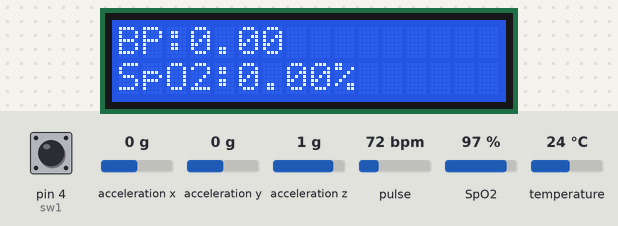
The sketch below on a simulated Arduino Mega 2560, built with avr-gcc and run on an emulated ATmega2560. On the bench: 16×2 character LCD. Inputs (shaded band) come from the test bench; at power-on: acceleration x 0 g, pin 4 (sw1) HIGH, temperature 24 °C, pulse 72 bpm, acceleration y 0 g, acceleration z 1 g, SpO2 97 %. What the sketch prints to the serial monitor is not drawn.

Above: at 3.2 s.
3.3 s: acceleration x set to -1.4 g
At 10.4 s:
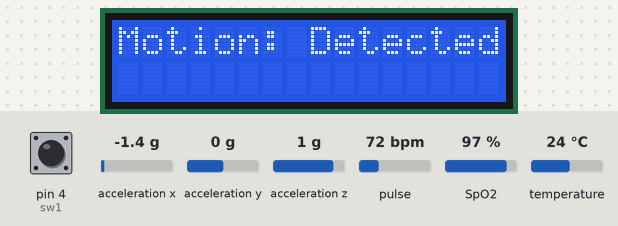
17.3 s: acceleration x set to 0 g
At 21.5 s:
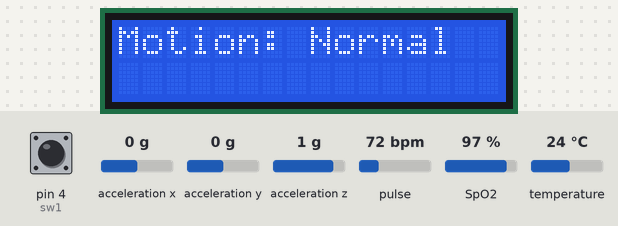
31.3 s: pin 4 (sw1) pulled LOW for 3.2 s
At 36.3 s:
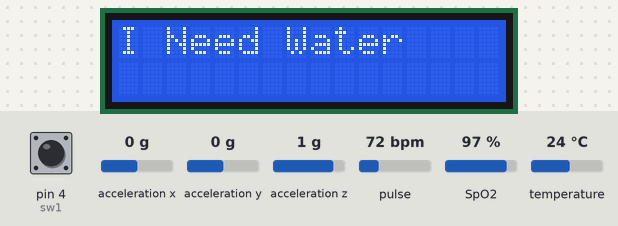
39.6 s: temperature set to 12 °C
At 46.8 s:
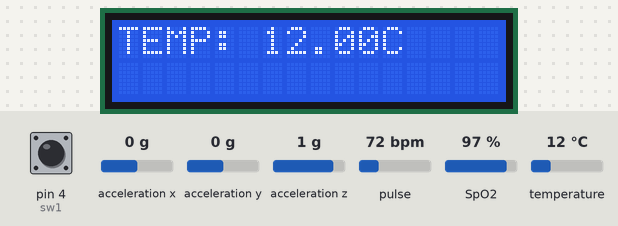
48.5 s: pulse set to 42 bpm
At 50.4 s:
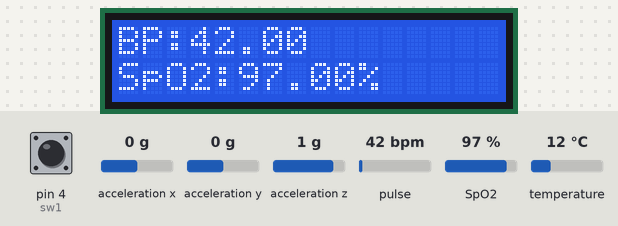
58.5 s: temperature set to 19 °C
At 68.8 s:
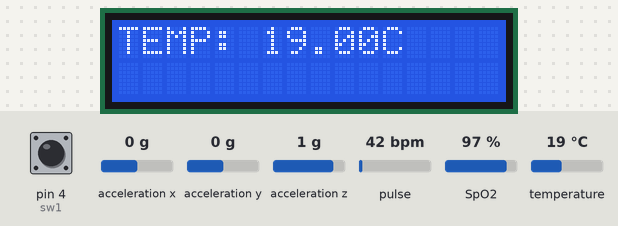
Timing chart, 0 to 70.3 s (numbered marks = the images above; inputs shaded):
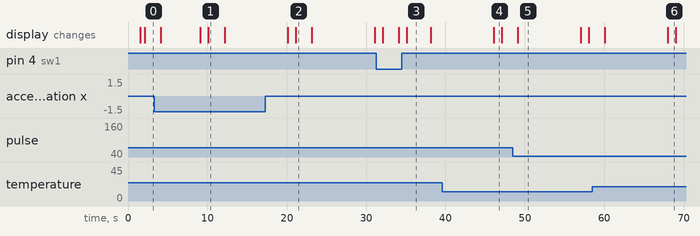

The sketch:

intelli.ino
```cpp
#include <LiquidCrystal.h>
// LCD pins: RS, EN, D4, D5, D6, D7
LiquidCrystal lcd(13, 12, 14, 27, 26, 25);  // Change these pins according to your wiring

#include <OneWire.h>
#include <DallasTemperature.h>
#define ONE_WIRE_BUS 15
OneWire oneWire(ONE_WIRE_BUS);
DallasTemperature sensors(&oneWire);
float temperature;

char mystr[20];
char tempStr[8];

int flux1 = 36;
int flux2 = 39;
int flux3 = 34;
int flux4 = 35;

#include "MAX30100_PulseOximeter.h"

#define REPORTING_PERIOD_MS     1000

//int Buzzer=PB12;

//// Timer variables
//unsigned long lastTime = 0;
//unsigned long timerDelay = 30000;

float BPM, SpO2,BP;

PulseOximeter pox;
uint32_t tsLastReport = 0;


// Timer variables
unsigned long lastTime = 0;
unsigned long timerDelay = 30000;


void Init_spo2();

void onBeatDetected()
{
  Serial.println("Beat Detected!");
}


// ADXL345 Accelerometer
#include <Adafruit_Sensor.h>
#include <Adafruit_ADXL345_U.h>
Adafruit_ADXL345_Unified accel = Adafruit_ADXL345_Unified();
String motionDetected = "Motion: Normal";

void Init_spo2();


#define sw1  4

void setup() {
  Serial.begin(9600);
   Serial2.begin(9600);

  // Initialize LCD
  lcd.begin(16, 2);
  lcd.clear();
  lcd.print("IntelliCare Band");
  lcd.setCursor(0, 1);
  lcd.print(" Device ");
  delay(1500);

  pinMode(flux1, INPUT);
  pinMode(flux2, INPUT);
  pinMode(flux3, INPUT);
  pinMode(flux4, INPUT);
  pinMode(sw1, INPUT_PULLUP);

  lcd.clear();
  lcd.print("Initializing SPO2..");
  delay(500);
   if (!pox.begin()) {
    Serial.println("FAILED");
    for (;;);
  } else {
    Serial.println("SUCCESS");

    pox.setOnBeatDetectedCallback(onBeatDetected);
  }

  pox.setIRLedCurrent(MAX30100_LED_CURR_7_6MA);

  if(!accel.begin())
  {
    lcd.clear();
    lcd.print("ADXL sensor found");
    delay(500);
    while(1);
  }
}

void Init_spo2()
{
   Serial.print("Initializing pulse oximeter..");
  if (!pox.begin()) {
    Serial.println("FAILED");
    for (;;);
  } else {
    Serial.println("SUCCESS");

    pox.setOnBeatDetectedCallback(onBeatDetected);
  }

  pox.setIRLedCurrent(MAX30100_LED_CURR_7_6MA);
}

void loop()
{
  // Check motion detection
  if(digitalRead(sw1) == LOW){
    lcd.clear();
    lcd.setCursor(0, 0);
    lcd.print("Command Mode");
    delay(1000);

    String cmd = "No commands";
    int flux1val = 0;
    int flux2val = 0;
    int flux3val = 0;
    int flux4val = 0;
    while(1)
    {
      flux1val = analogRead(flux1);
      flux2val = analogRead(flux2);
      flux3val = analogRead(flux3);
      flux4val = analogRead(flux4);

      if (flux1val <= 2000) {
        cmd = "I Need Water";
         lcd.clear();
      lcd.print(cmd);
      delay(2000);
        break;
      }
      if (flux2val <= 2000) {
        cmd = "I want GO Outside";
         lcd.clear();
      lcd.print(cmd);
      delay(2000);
        break;
      }
      if (flux3val <= 2000) {
        cmd = "I Need Medicine";
         lcd.clear();
      lcd.print(cmd);
      delay(2000);
        break;
      }
      if (flux4val <= 2000) {
        cmd = "Emergency";
         lcd.clear();
      lcd.print(cmd);
      delay(2000);
        break;
      }

      lcd.clear();
      lcd.setCursor(0, 0);
      lcd.print("F1:" + String(flux1val) + " F2:" + String(flux2val));
      lcd.setCursor(0, 1);
      lcd.print("F3:" + String(flux3val) + " F4:" + String(flux4val));
      delay(500);


    }
    Serial.println(String(flux1val) + "," + String(flux2val) + "," + String(flux3val) + "," + String(flux4val) + ",0,0,0," + String(cmd)+ "," + String(motionDetected));
    delay(500);
     Serial2.println(String(flux1val) + "," + String(flux2val) + "," + String(flux3val) + "," + String(flux4val) + ",0,0,0," + String(cmd)+ "," + String(motionDetected));
    delay(500);
  }

  BP_SPO2_Check();
  TEMPERATURE();
  checkMotion();
  Serial.println("0,0,0,0," + String(BP) + "," + String(SpO2) + "," + String(temperature) + ",No commands," + String(motionDetected));
  delay(500);
  Serial2.println("0,0,0,0," + String(BP) + "," + String(SpO2) + "," + String(temperature) + ",No commands," + String(motionDetected));
  delay(500);
}

void BP_SPO2_Check()
{

 int i=0;
Init_spo2();
    while(i<10000)
    {
        pox.update();
        BPM = pox.getHeartRate();
        SpO2 = pox.getSpO2();

        if (millis() - tsLastReport > REPORTING_PERIOD_MS)
        {

          Serial.print("BP: ");
          Serial.print(BPM);
          Serial.println("");

          Serial.print("SpO2: ");
          Serial.print(SpO2);
          Serial.println("%");


          lcd.clear();
          lcd.print("BP:");
          lcd.print(BPM);
          lcd.setCursor(0,1);
          lcd.print("SpO2:");
          lcd.print(SpO2);
          lcd.print("%");

//          Serial.println("*********************************");
//          Serial.println();

          tsLastReport = millis();
        }
//        delay(500);
        i++;
    }


    lastTime = millis();

}


void TEMPERATURE()
{
  sensors.requestTemperatures();
  temperature = sensors.getTempCByIndex(0);

  lcd.clear();
  lcd.setCursor(0, 0);  // Ensure it starts at the beginning of line 0
  lcd.print("TEMP: " + String(temperature) + "C");
  delay(1000);
  dtostrf(temperature, 5, 3, tempStr);
}

void checkMotion()
{
  sensors_event_t event;
  accel.getEvent(&event);
  float X_val=event.acceleration.x;
  float Y_val=event.acceleration.y;
  float Z_val=event.acceleration.z;
  if((X_val<-7.50)||(X_val>7.5)||(Y_val>7.5)||(Y_val<-7.50))
  {
    motionDetected = "Motion: Detected";
  }else{
    motionDetected = "Motion: Normal";
  }
  lcd.clear();
  lcd.print(motionDetected);
  delay(1000);
}
```

Measured:
- after the input at 3.3 s, the display: first differs from a run without the input after 6.8 s (image 1)
- after the input at 17.3 s, the display: first differs from a run without the input after 3.8 s (image 2)
- after the input at 31.3 s, the display: first differs from a run without the input after 2.8 s (image 3 shows a later state)
- what the display in image 1 shows lasts 2.1 s, from 10.1 s to 12.2 s
- what the display in image 3 shows lasts 3.0 s, from 35.1 s to 38.1 s
- what the display in image 4 shows lasts 1.0 s, from 46.1 s to 47.1 s
- what the display in image 5 shows lasts 7.9 s, from 49.1 s to 57.0 s
